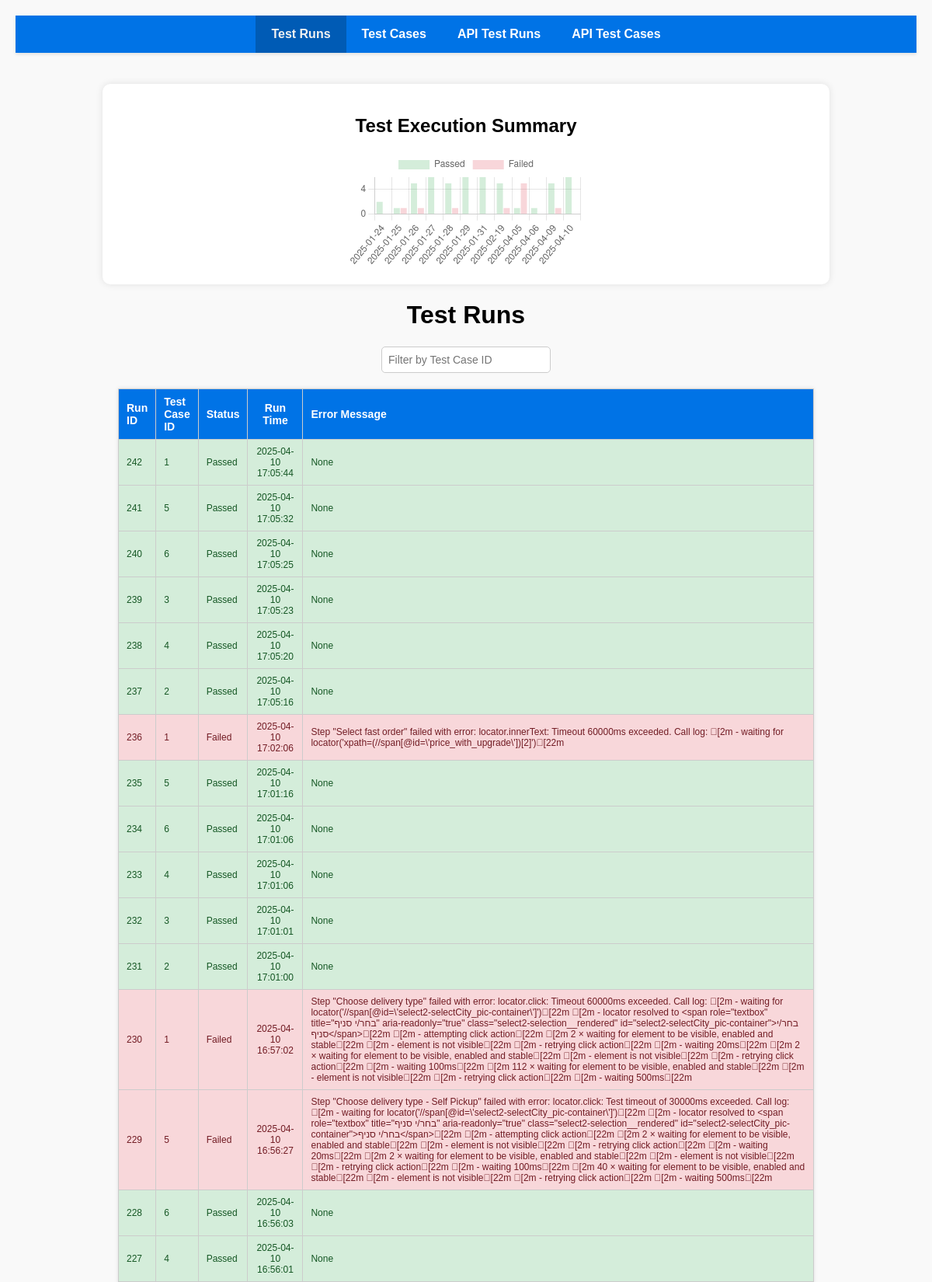
The page / (upper part) on the database its author committed.
### tables this page shows
CREATE TABLE test_runs (
    id INTEGER PRIMARY KEY AUTOINCREMENT,
    test_case_id INTEGER NOT NULL,
    status TEXT NOT NULL,
    run_time DEFAULT CURRENT_TIMESTAMP,
    error_message TEXT,
    FOREIGN KEY (test_case_id) REFERENCES test_cases (id)
);

### flask_server.py (the view)
@app.route('/')
def index():
    conn = sqlite3.connect('./sqlite_db/test_tracking.db')  # Подключение к SQLite базе данных
    cursor = conn.cursor()
    cursor.execute("SELECT * FROM test_runs ORDER BY id DESC")
    results = cursor.fetchall()
    cursor.execute("SELECT status, COUNT(*) FROM test_runs GROUP BY status")
    status_counts = cursor.fetchall()
    test_counts = {"passed": 0, "failed": 0}
    for status, count in status_counts:
        if status == 'Passed':
            test_counts["passed"] = count
        elif status == 'Failed':
            test_counts["failed"] = count
    cursor.execute("""
        WITH LastTestStatus AS (
            SELECT
                test_case_id,
                status,
                DATE(run_time) AS test_date,
                ROW_NUMBER() OVER (PARTITION BY test_case_id, DATE(run_time) ORDER BY run_time DESC) AS rn
            FROM test_runs
        )
        SELECT
            test_date,
            COUNT(DISTINCT CASE WHEN status = 'Passed' THEN test_case_id END) AS passed_count,
            COUNT(DISTINCT CASE WHEN status = 'Failed' THEN test_case_id END) AS failed_count
        FROM LastTestStatus
        WHERE rn = 1
        GROUP BY test_date
        ORDER BY test_date
    """)
    results_for_chart = cursor.fetchall()
    conn.close()
    chart_data = {
        "labels": [row[0] for row in results_for_chart],  # Даты
        "passed": [row[1] for row in results_for_chart],  # Количество Passed
        "failed": [row[2] for row in results_for_chart],  # Количество Failed
    }
    return render_template(
        'index.html',
        results=results,
        test_counts=test_counts,
        chart_data=chart_data,
        current_path=request.path
    )

### templates/index.html (shortened to what this page needs)
<!DOCTYPE html>
<html lang="en">
  <head>
  </head>
  <body>
    <header>
      <nav>
        <ul>
          <li>
            <a href="/" class="{{ 'active' if request.path == '/' else '' }}"
              >Test Runs</a
            >
          </li>
          <li>
            <a
              href="/test_cases"
              class="{{ 'active' if request.path == '/test_cases' else '' }}"
              >Test Cases</a
            >
          </li>
          <li>
            <a
              href="/test_runs_api"
              class="{{ 'active' if request.path == '/test_runs_api' else '' }}"
              >API Test Runs</a
            >
          </li>
          <li>
            <a
              href="/test_cases_api"
              class="{{ 'active' if request.path == '/test_cases_api' else '' }}"
              >API Test Cases</a
            >
          </li>
        </ul>
      </nav>
    </header>
    <main>
      <div class="chart-container">
        <h2>Test Execution Summary</h2>
        <canvas id="lineChart"></canvas>
      </div>
      <script>
        // Данные для линейного графика
        const chartData = {{ chart_data | tojson }};
        const ctx2 = document.getElementById('lineChart').getContext('2d');
        new Chart(ctx2, {
            type: 'bar',  // Линейный график
            data: {
                labels: chartData.labels,  // Даты
                datasets: [{
                    label: 'Passed',
                    data: chartData.passed,  // Количество Passed
                    borderColor: '#28a745',
                    backgroundColor: 'rgba(40, 167, 69, 0.2)',
                    fill: true,
                    tension: 0.4
                }, {
                    label: 'Failed',
                    data: chartData.failed,  // Количество Failed
                    borderColor: '#dc3545',
                    backgroundColor: 'rgba(220, 53, 69, 0.2)',
                    fill: true,
                    tension: 0.4
                }]
            },
            options: {
                responsive: true,
                plugins: {
                    legend: {
                        position: 'top',
                    },
                    tooltip: {
                        callbacks: {
                            label: function(tooltipItem) {
                                return tooltipItem.raw + ' tests';
                            }
                        }
                    }
                }
            }
        });
      </script>
      <h1>Test Runs</h1>
      <input
        type="text"
        id="filterInput"
        placeholder="Filter by Test Case ID"
        onkeyup="filterTable()"
        style="
          display: block;
          margin: 10px auto;
          padding: 8px;
          width: 200px;
          font-size: 14px;
          border: 1px solid #ccc;
          border-radius: 5px;
        "
      />
      <table>
        <tr>
          <th>Run ID</th>
          <th>Test Case ID</th>
          <th>Status</th>
          <th>Run Time</th>
          <th>Error Message</th>
        </tr>
        {% for result in results %}
        <tr class="{{ 'passed' if result[2] == 'Passed' else 'failed' }}">
          <td>{{ result[0] }}</td>
          <td>{{ result[1] }}</td>
          <td>{{ result[2] }}</td>
          <td>{{ result[3] }}</td>
          <td>{{ result[4] }}</td>
        </tr>
        {% endfor %}
      </table>
    </main>
  </body>
</html>

### templates/index.html (style rules this page uses)
body { margin: 0; padding: 0; font-family: Arial, sans-serif; background-color: #f9f9f9; }
header { background-color: #0073e6; box-shadow: 0 2px 4px rgba(0, 0, 0, 0.1); position: sticky; top: 0; z-index: 1000; }
nav ul { list-style: none; margin: 0; padding: 0; display: flex; justify-content: center; }
nav ul li { margin: 0; padding: 0; }
nav ul li a { display: block; padding: 15px 20px; color: white; text-decoration: none; font-weight: bold; transition: background-color 0.3s, color 0.3s; }
nav ul li a:hover, nav ul li a.active { background-color: #005bb5; color: #f1f1f1; }
main { padding: 20px; }
.chart-container h2 { text-align: center; }
body { font-family: Arial, sans-serif; background-color: #f9f9f9; margin: 0; padding: 20px; }
h1 { text-align: center; }
table { width: 80%; margin: 20px auto; border-collapse: collapse; box-shadow: 0 0 5px rgba(0, 0, 0, 0.1); background: #fff; font-size: 12px; }
th, td { padding: 8px 10px; text-align: left; border: 1px solid #ccc; }
th:nth-child(4), td:nth-child(4) { width: 120px; text-align: center; }
th { background-color: #0073e6; color: white; font-size: 14px; font-weight: bold; }
tr:nth-child(even) { background-color: #f2f2f2; }
tr.passed { background-color: #d4edda; color: #155724; }
tr.failed { background-color: #f8d7da; color: #721c24; }
.chart-container { width: 80%; margin: 20px auto; padding: 20px; background: #fff; border-radius: 10px; box-shadow: 0 0 10px rgba(0, 0, 0, 0.1); }
canvas { max-width: 400px; max-height: 400px; display: block; margin: 0 auto; }

### rows shown on the page
test_runs: id "242", test_case "1", status "Passed", run_time "2025-04-10 17:05:44", result "None"
test_runs: id "241", test_case "5", status "Passed", run_time "2025-04-10 17:05:32", result "None"
test_runs: id "240", test_case "6", status "Passed", run_time "2025-04-10 17:05:25", result "None"
test_runs: id "239", test_case "3", status "Passed", run_time "2025-04-10 17:05:23", result "None"
test_runs: id "238", test_case "4", status "Passed", run_time "2025-04-10 17:05:20", result "None"
test_runs: id "237", test_case "2", status "Passed", run_time "2025-04-10 17:05:16", result "None"
test_runs: id "236", test_case "1", status "Failed", run_time "2025-04-10 17:02:06", error_message "Step \"Select fast order\" failed with error: locator.innerText: Timeout 60000ms exceeded. Call log: \u001b[2m - waiting for locator('xpath=(//span[@id=\\'price_with_upgrade\\'])[2]')\u001b[22m"
test_runs: id "235", test_case "5", status "Passed", run_time "2025-04-10 17:01:16", result "None"
test_runs: id "234", test_case "6", status "Passed", run_time "2025-04-10 17:01:06", result "None"
test_runs: id "233", test_case "4", status "Passed", run_time "2025-04-10 17:01:06", result "None"
test_runs: id "232", test_case "3", status "Passed", run_time "2025-04-10 17:01:01", result "None"
test_runs: id "231", test_case "2", status "Passed", run_time "2025-04-10 17:01:00", result "None"
test_runs: id "230", test_case "1", status "Failed", run_time "2025-04-10 16:57:02", error_message "Step \"Choose delivery type\" failed with error: locator.click: Timeout 60000ms exceeded. Call log: \u001b[2m - waiting for locator('//span[@id=\\'select2-selectCity_pic-container\\']')\u001b[22m \u001b[2m - locator resolved to <span role=\"textbox\" title=\"בחר/י סניף\" aria-readonly=\"true\" class=\"select2-selection__rendered\" id=\"select2-selectCity_pic-container\">בחר/י סניף</span>\u001b[22m \u001b[2m - attempting click action\u001b[22m \u001b[2m 2 × waiting for element to be visible, enabled and stable\u001b[22m \u001b[2m - element is not visible\u001b[22m \u001b[2m - retrying click action\u001b[22m \u001b[2m - waiting 20ms\u001b[22m \u001b[2m 2 × waiting for element to be visible, enabled and stable\u001b[22m \u001b[2m - element is not visible\u001b[22m \u001b[2m - retrying click…"
test_runs: id "229", test_case "5", status "Failed", run_time "2025-04-10 16:56:27", error_message "Step \"Choose delivery type - Self Pickup\" failed with error: locator.click: Test timeout of 30000ms exceeded. Call log: \u001b[2m - waiting for locator('//span[@id=\\'select2-selectCity_pic-container\\']')\u001b[22m \u001b[2m - locator resolved to <span role=\"textbox\" title=\"בחר/י סניף\" aria-readonly=\"true\" class=\"select2-selection__rendered\" id=\"select2-selectCity_pic-container\">בחר/י סניף</span>\u001b[22m \u001b[2m - attempting click action\u001b[22m \u001b[2m 2 × waiting for element to be visible, enabled and stable\u001b[22m \u001b[2m - element is not visible\u001b[22m \u001b[2m - retrying click action\u001b[22m \u001b[2m - waiting 20ms\u001b[22m \u001b[2m 2 × waiting for element to be visible, enabled and stable\u001b[22m \u001b[2m - element is not visible\u001b[22m \u001b[2m -…"
test_runs: id "228", test_case "6", status "Passed", run_time "2025-04-10 16:56:03", result "None"
test_runs: id "227", test_case "4", status "Passed", run_time "2025-04-10 16:56:01", result "None"
